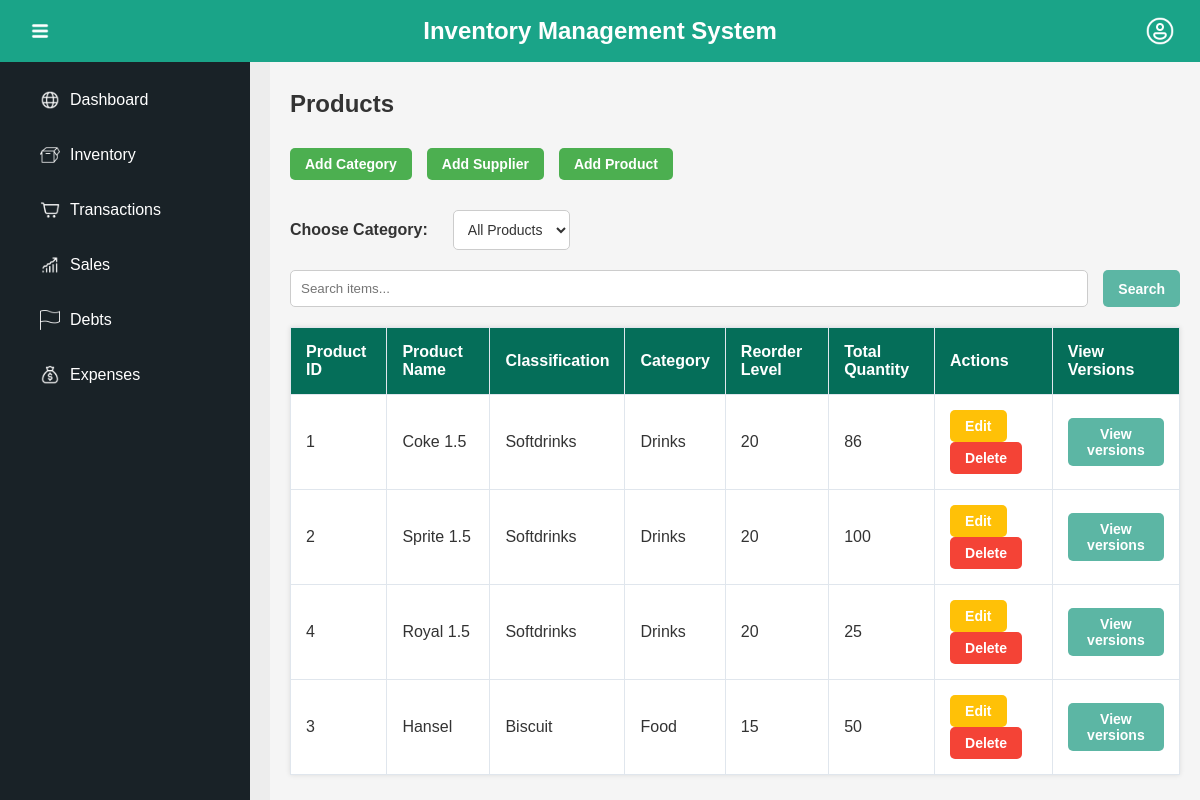
/inventory/, run on an earlier commit of the app's database.
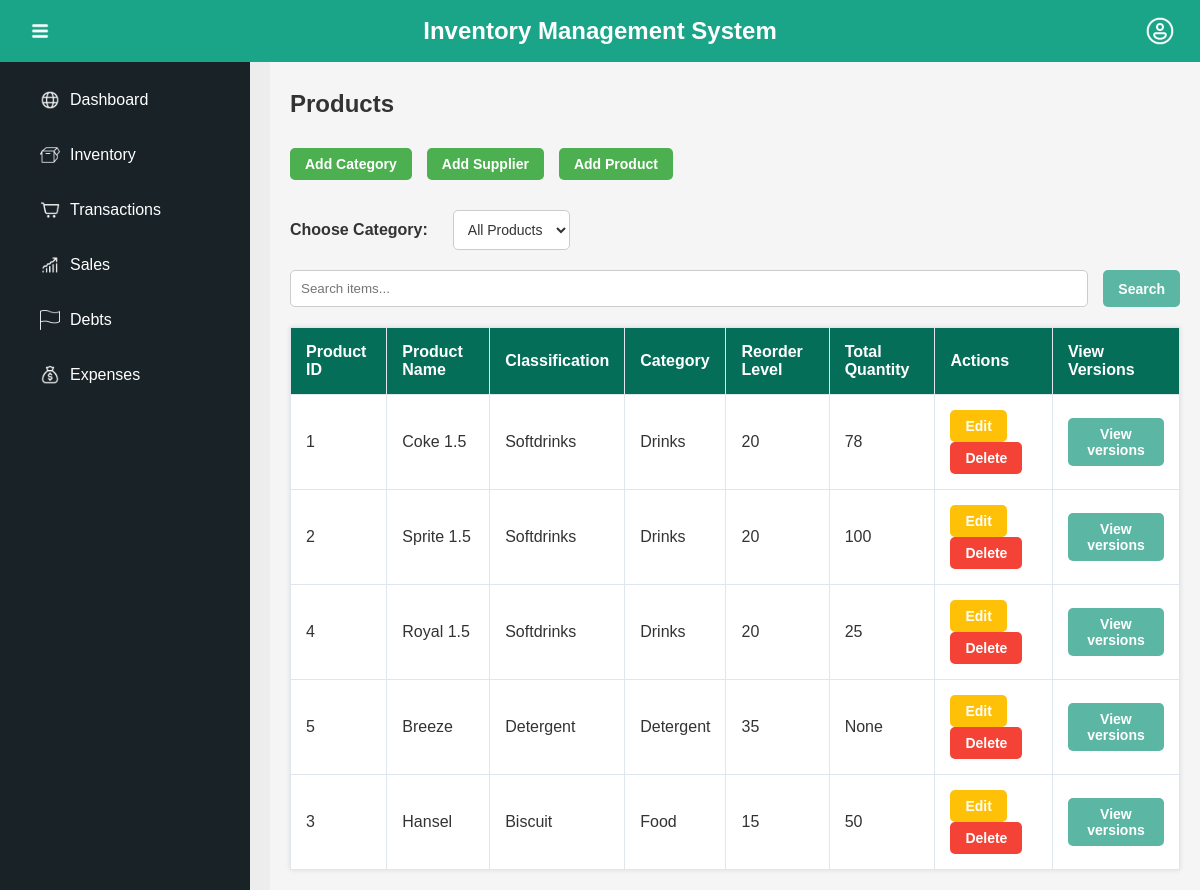
And on a later commit of the database.
### ProductManagement_APP/models.py (models this page shows, shortened)
class Product(models.Model):
    product_id = models.AutoField(primary_key=True)
    product_name = models.CharField(max_length=255, unique=True)
    product_classification = models.CharField(max_length=100)
    reorder_level = models.IntegerField()
    category = models.ForeignKey(Category, on_delete=models.CASCADE)

class Category(models.Model):
    name = models.CharField(max_length=100, unique=True)

### ProductManagement_APP/views.py (the view)
# urls.py: path('', views.inventory_list, name='inventory_list'),
def inventory_list(request):
    categories = Category.objects.all()
    selected_category = request.GET.get('selected_category') # Get the selected category ID from the request
    search_query = request.GET.get('search', '').strip()  # Get search query from the request
    if selected_category:
        selected_category = int(selected_category) # Convert to integer
        products = Product.objects.filter(category__id=selected_category) # Filter products by selected category ID
    else:
        products = Product.objects.all() # Show all products if no category is selected
    if search_query:
        products = products.filter(
            Q(product_name__icontains=search_query) |
            Q(product_id__icontains=search_query) |
            Q(category__name__icontains=search_query)
        )
    products = products.annotate(annotated_total_quantity=Sum('versions__product_quantity'))
    return render(request, 'inventory/inventory_list.html', {
        'products': products,
        'categories': categories,
        'selected_category': selected_category, # Pass the selected category ID to the template
        'search_query': search_query, # Pass search query to template
    })

### ProductManagement_APP/templates/inventory/inventory_list.html (shortened to what this page needs)
{% extends 'MGSariSari_Inventory/base.html' %}
{% block content %}
<h2>Products</h2>
<div class="inventory-container">
    <div class="category-actions">
        <form action="{% url 'ProductManagement_APP:add_category' %}" method="get" style="display:inline;">
            <button type="submit" class="button add-category">Add Category</button>
        </form>
        <form action="{% url 'ProductManagement_APP:add_supplier' %}" method="get" style="display:inline;">
            <button type="submit" class="button add-supplier">Add Supplier</button>
        </form>
        <form action="{% url 'ProductManagement_APP:add_product' %}" method="get" style="display:inline;">
            <button type="submit" class="button add-product">Add Product</button>
        </form>
    </div>
    <div class="product-actions">
        <form method="get" action="{% url 'ProductManagement_APP:inventory_list' %}" style="display: flex; align-items: center; gap: 15px;">
            <label for="category_select">Choose Category:</label>
            <select id="category_select" name="selected_category" onchange="this.form.submit()">
                <option value="">All Products</option>
            </select>
        </form>
    </div>
    <form method="get" action="{% url 'ProductManagement_APP:inventory_list' %}" class="search-bar">
        <input type="text" name="search" placeholder="Search items..." value="{{ search_query }}">
        <button type="submit" class="button search-button">Search</button>
    </form>
    <table class="product-table">
        <thead>
            <tr>
                <th>Product ID</th>
                <th>Product Name</th>
                <th>Classification</th>
                <th>Category</th>
                <th>Reorder Level</th>
                <th>Total Quantity</th>
                <th>Actions</th>
                <th>View Versions</th>
            </tr>
        </thead>
        <tbody>
            {% for product in products %}
            <tr>
                <td>{{ product.product_id }}</td>
                <td>{{ product.product_name }}</td>
                <td>{{ product.product_classification }}</td>
                <td>{{ product.category.name }}</td>
                <td>{{ product.reorder_level }}</td>
                <td {% if product.annotated_total_quantity < product.reorder_level %} class="low-stock" {% endif %}>
                    {{ product.annotated_total_quantity }}
                </td>
                <td>
                    <form action="{% url 'ProductManagement_APP:edit_product' product.product_id %}" method="get" style="display:inline;">
                        <button type="submit" class="button edit-product">Edit</button>
                    </form>
                    <form action="{% url 'ProductManagement_APP:delete_product' product.product_id %}" method="get" style="display:inline;">
                        <button type="submit" class="button delete-product">Delete</button>
                    </form>
                </td>
                <td>
                    <form action="{% url 'ProductManagement_APP:product_versions' product.product_id %}" method="get" style="display:inline;">
                        <button type="submit" class="button product_versions"> View versions </button>
                    </form>
                </td>
            </tr>
            {% endfor %}
        </tbody>
    </table>
</div>
{% endblock %}

What changed in the data, as far as the page shows it:
computed for Product "Coke 1.5": annotated_total_quantity "86" → "78"
added Product: product_id "5", product_name "Breeze", product_classification "Detergent", category.name "Detergent", reorder_level "35", annotated_total_quantity "None"
